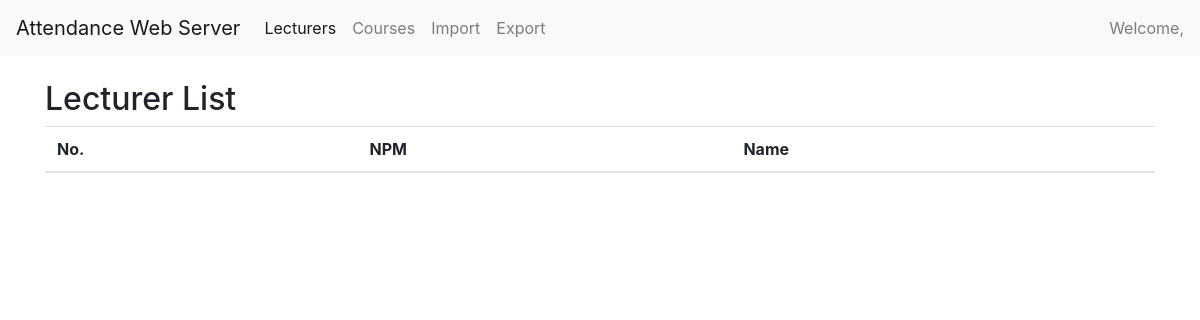
/lecturers, run on an earlier commit of the app's database.
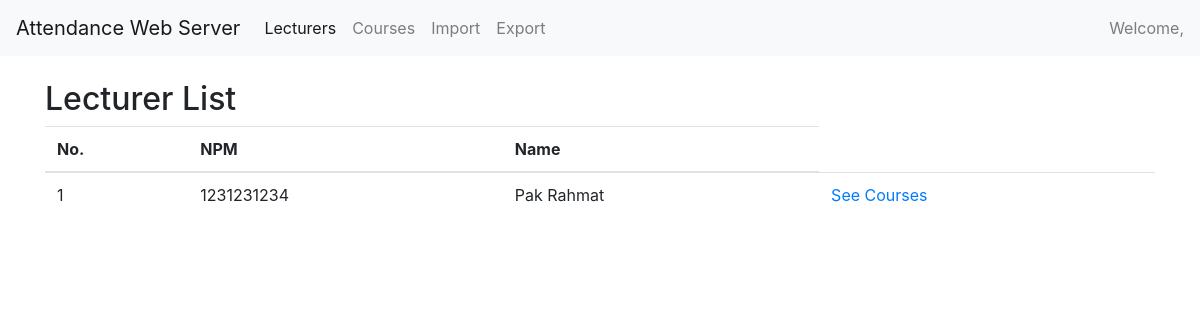
And on a later commit of the database.
### index/models.py (models this page shows, shortened)
class Lecturer(models.Model):
    serial_number = models.CharField(max_length=50)
    name = models.CharField(max_length=50)
    npm = models.IntegerField()
    class Meta:
        unique_together = ["npm"]

### index/views.py (the view)
# urls.py: path('lecturers', views.showLecturer, name='show_lecturers'),
def showLecturer(request):
    lecturers = Lecturer.objects.all()
    return render(request, 'lecturersList.html', {
        "lecturers": lecturers
    })

### templates/lecturersList.html (shortened to what this page needs)
<html lang="en">
  <head>
    <link rel="stylesheet" href="https://stackpath.bootstrapcdn.com/bootstrap/4.3.1/css/bootstrap.min.css">
  </head>
    {% block body %}
        {% include 'navbar.html' %}
    <div class="container" style="margin-top:5rem;">
      <h2>Lecturer List</h2>
      <table class="table">
        <thead>
          <tr>
              <th>No.</th>
              <th scope="col">NPM</th>
              <th scope="col">Name</th>
          </tr>
        </thead>
        <tbody>
          {% for lecturer in lecturers %}
              <tr>
                  <td>{{ forloop.counter }}</td>
                  <td>{{ lecturer.npm }}</td>
                  <td>{{ lecturer.name }}</td>
                <td><a href="{% url 'show_lecturer_course' lecturer_npm=lecturer.npm %}"> See Courses</a></td>
              </tr>
          {% endfor %}
        </tbody>
      </table>
    </div>
    {% endblock %}
  </body>
</html>

What changed in the data, as far as the page shows it:
added Lecturer: npm "1231231234", name "Pak Rahmat"
